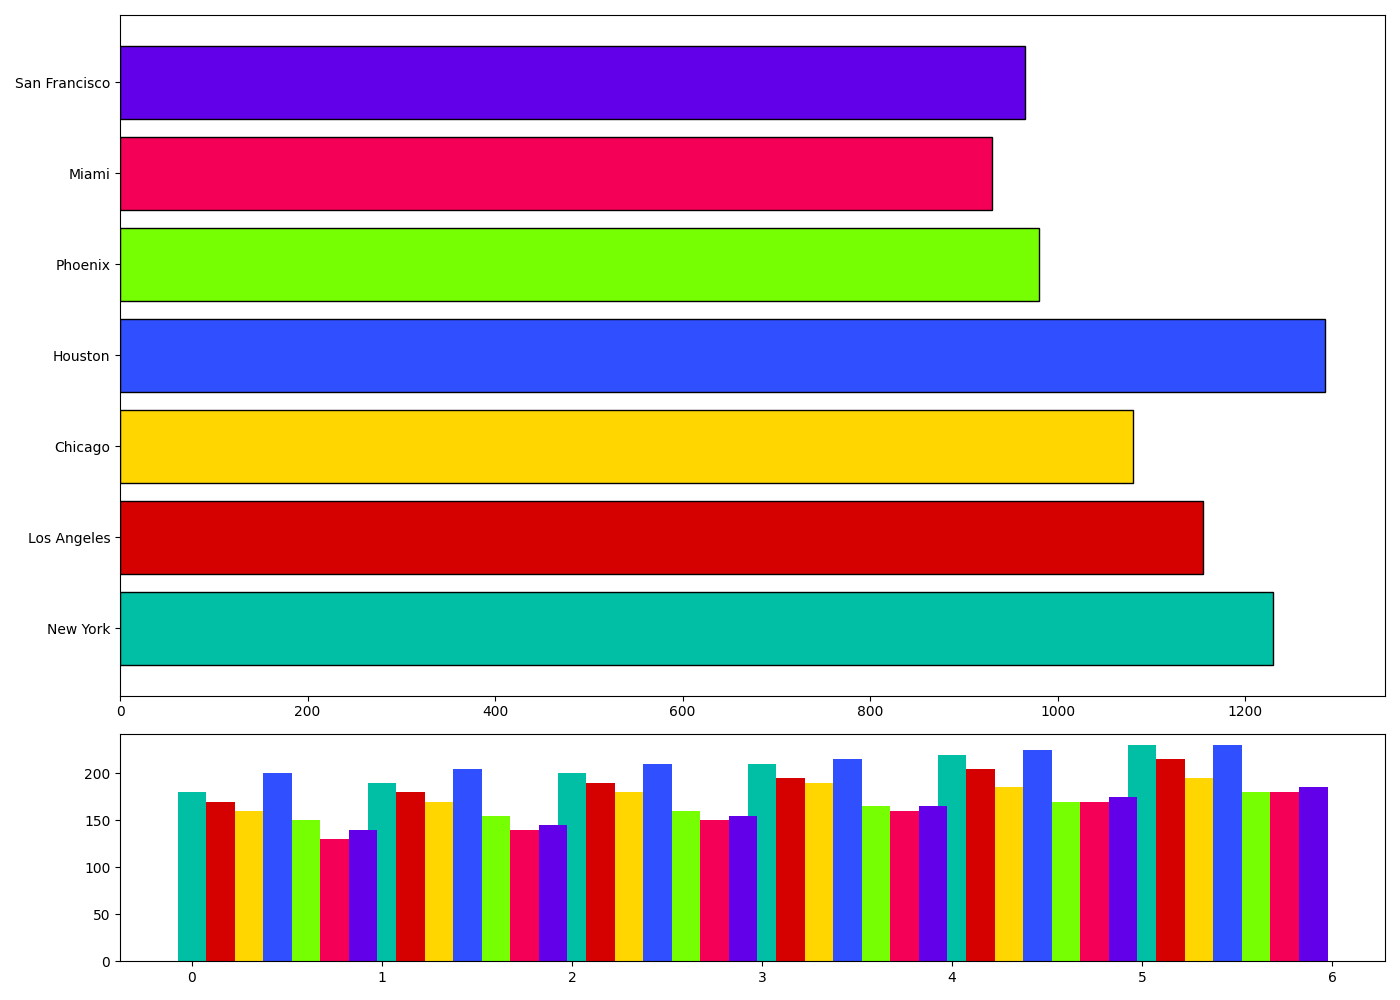

Source code (Python):
import matplotlib.pyplot as plt
import numpy as np

cities = ['New York', 'Los Angeles', 'Chicago', 'Houston', 'Phoenix', 'Miami', 'San Francisco']
months = ['January', 'February', 'March', 'April', 'May', 'June']

ny_emissions = [180, 190, 200, 210, 220, 230]
la_emissions = [170, 180, 190, 195, 205, 215]
chicago_emissions = [160, 170, 180, 190, 185, 195]
houston_emissions = [200, 205, 210, 215, 225, 230]
phoenix_emissions = [150, 155, 160, 165, 170, 180]
miami_emissions = [130, 140, 150, 160, 170, 180]
sf_emissions = [140, 145, 155, 165, 175, 185]

emissions_data = np.array([ny_emissions, la_emissions, chicago_emissions, houston_emissions,
                           phoenix_emissions, miami_emissions, sf_emissions])

fig, axs = plt.subplots(2, 1, figsize=(14, 10), gridspec_kw={'height_ratios': [3, 1]})

# New color set chosen manually
colors = ['#00bfa5', '#d50000', '#ffd600', '#304ffe', '#76ff03', '#f50057', '#6200ea']
total_emissions = emissions_data.sum(axis=1)

axs[0].barh(cities, total_emissions, color=colors, edgecolor='black')

for i, city in enumerate(cities):
    axs[1].bar(np.arange(len(months)) + i * 0.15, emissions_data[i], width=0.15, color=colors[i])

plt.tight_layout()
plt.show()
